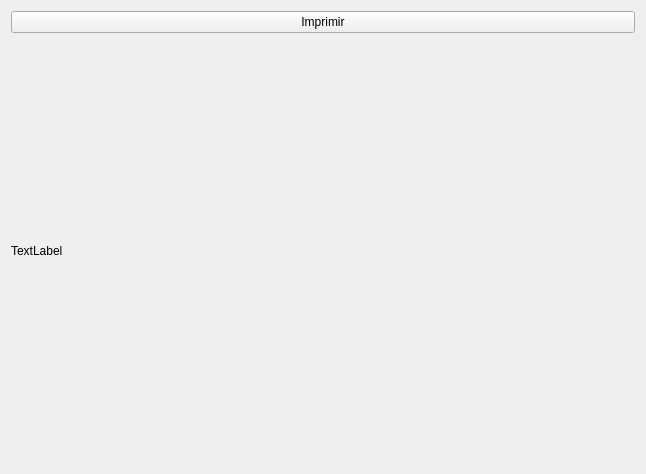
<?xml version="1.0" encoding="UTF-8"?>
<ui version="4.0">
 <class>Etiquetas</class>
 <widget class="QWidget" name="Etiquetas">
  <property name="geometry">
   <rect>
    <x>0</x>
    <y>0</y>
    <width>646</width>
    <height>474</height>
   </rect>
  </property>
  <property name="windowTitle">
   <string>Form</string>
  </property>
  <layout class="QVBoxLayout" name="verticalLayout">
   <item>
    <widget class="QPushButton" name="pushButton">
     <property name="text">
      <string>Imprimir</string>
     </property>
    </widget>
   </item>
   <item>
    <widget class="QLabel" name="label">
     <property name="text">
      <string>TextLabel</string>
     </property>
    </widget>
   </item>
  </layout>
 </widget>
 <resources/>
 <connections/>
</ui>
